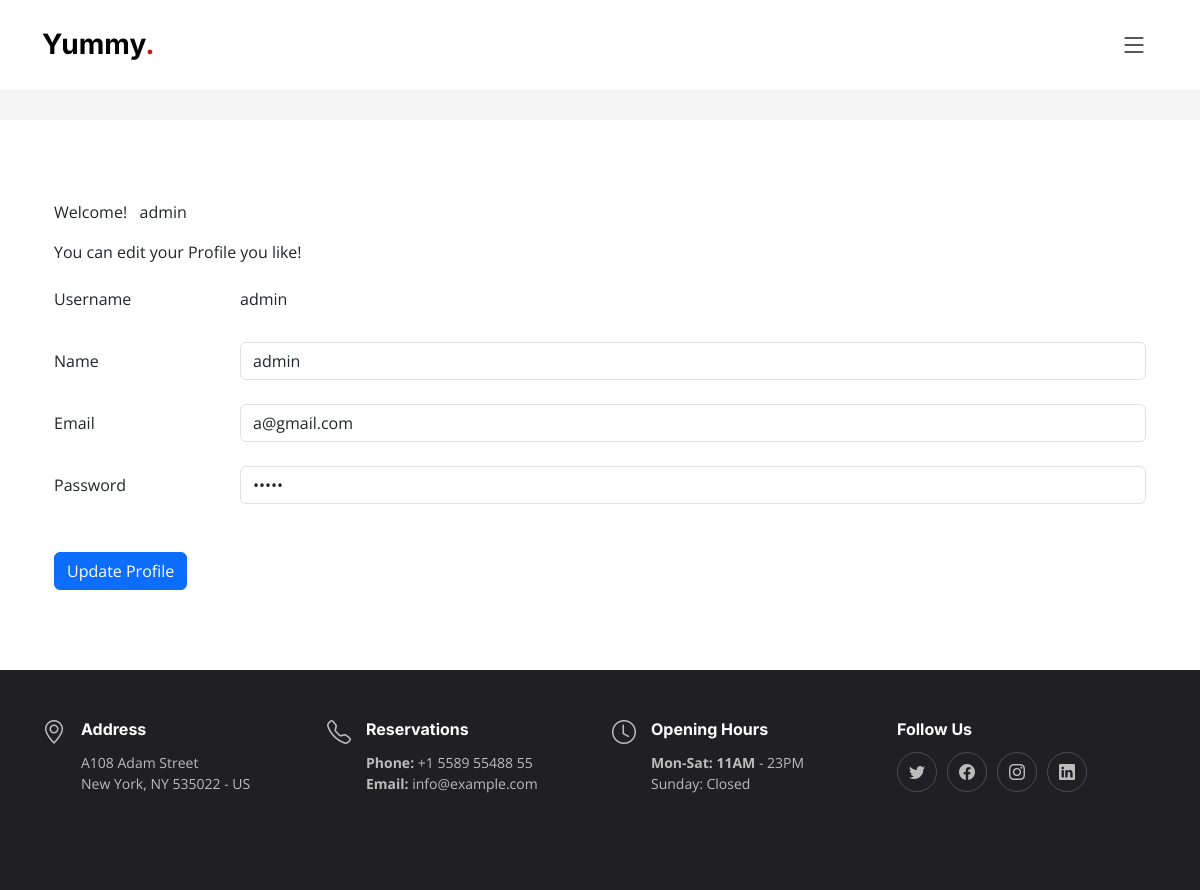
The page /adminprofile (signed in) on the database its author committed.
### foodapp/models.py (models this page shows)
class admin_data(models.Model):
    a_username = models.CharField(max_length=20)
    a_name = models.CharField(max_length = 200)
    a_email = models.CharField(max_length=20)
    a_password = models.CharField(max_length=20)

### foodapp/views.py (the view)
# urls.py: path('adminprofile',views.adminprofile,name="adminprofile"),
def adminprofile(request):
    uname=request.session['uname']
    data=admin_data.objects.get(a_username=uname)
    a_name=data.a_name
    a_email=data.a_email
    a_username=data.a_username
    a_password=data.a_password
    return render(request,'admin_profile.html',{'a_name':a_name,'uname':uname,'a_email':a_email,'a_username':a_username,'a_password':a_password})

### foodapp/templates/admin_profile.html (shortened to what this page needs)
{% extends 'admin_layout.html' %}
{% block content %}
<div class="container" data-aos="fade-up">
    <p>Welcome! &nbsp; {{uname}}</p>
    <p>
        You can edit your Profile you like!
      </p>
      <form action="/adminprofileupdate/" method="POST">
          <div class="form-group  row">
              <label for="inputuname" class="col-sm-2 col-form-label">Username</label>
              <div class="col-sm-10">
                <input type="text" readonly class="form-control-plaintext"  id="inputuname" value="{{a_username}}">
              </div>
          </div>
          <br>
          <div class="form-group  row">
              <label for="inputName" class="col-sm-2 col-form-label">Name</label>
              <div class="col-sm-10">
                <input type="text" class="form-control" name="name" id="inputName" value="{{a_name}}">
              </div>
          </div>
          <br>
          <div class="form-group row">
            <label for="staticEmail" class="col-sm-2 col-form-label">Email</label>
            <div class="col-sm-10">
              <input type="email"  class="form-control" name="email" id="staticEmail" value="{{a_email}}">
            </div>
          </div>
          <br>
          <div class="form-group row">
            <label for="inputPassword" class="col-sm-2 col-form-label">Password</label>
            <div class="col-sm-10">
              <input type="password" class="form-control" name="password" id="inputPassword" value="{{a_password}}">
            </div>
          </div>
          <br><br>
          <button type="submit" class="btn btn-primary">Update Profile</button>
      </form>
</div>
{% endblock %}

### foodapp/static/assets/css/main.css (style rules this page uses)
:root { --font-default: "Open Sans", system-ui, -apple-system, "Segoe UI", Roboto, "Helvetica Neue", Arial, "Noto Sans", "Liberation Sans", sans-serif, "Apple Color Emoji", "Segoe UI Emoji", "Segoe UI Symbol", "Noto Color Emoji"; --font-primary: "Amatic SC", sans-serif; --font-secondary: "Inter", sans-serif; }
:root { --color-default: #212529; --color-primary: #ce1212; --color-secondary: #37373f; }
:root { scroll-behavior: smooth; }
body { font-family: var(--font-default); color: var(--color-default); }

### rows shown on the page
admin_data: a_username "admin", name "admin", email "a@gmail.com"

### other values the page prints
{{ uname }} "admin"
